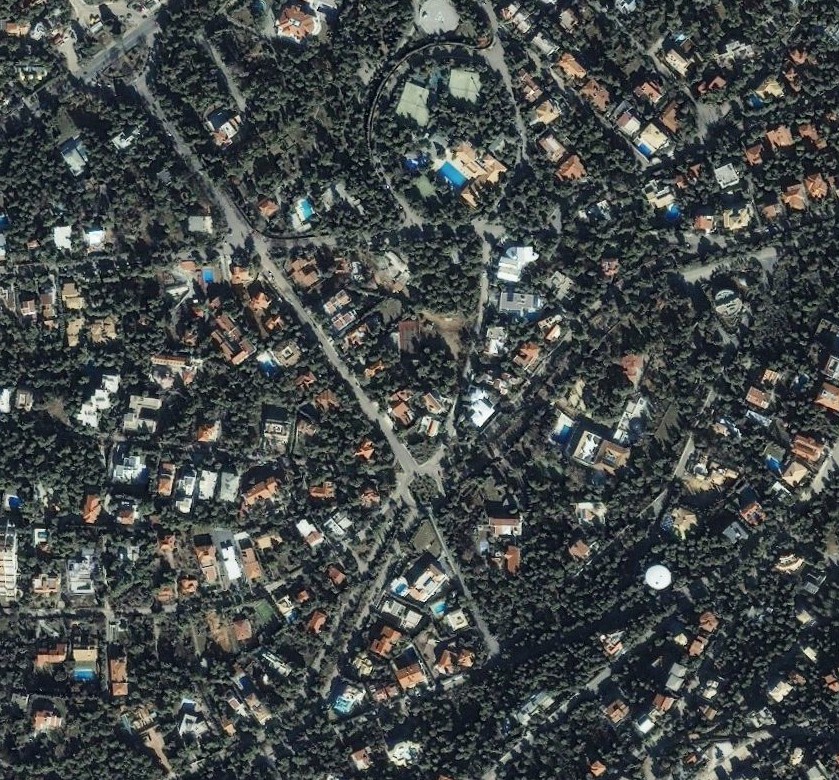
#> input picture HW 3/ekalismall.png, 839 x 780 px
$ jupyter execute Problem4.ipynb
#> lines starting #> are read from the running program, lines starting #| are printed output that depends on the picture; after the words box and inside, x2 and y2 are one past the last pixel; in counts of white or black regions, pixels touching at a corner belong together
## PROBLEM 4


 ###  I created trainMask by using ipad to highlight over regions of training image with pools. I am first going to cut the image into 10x10 blocks and then I am going to determine which blocks have some percent or more mask coloring in them. If they have that percent coloring I am going to say these are pool blocks. I am then going to flatten the blocks, and use PCA to reduce their dimensionality. I am then going to create two gaussians, one for the PCA reduced pool blocks and one for the PCA reduced background blocks. I am now going to use their discriminant functions (similar to problem 1) to determine which block is pool and which block is background

[cell 1]
import numpy as np
import matplotlib.pyplot as plt
import cv2

# Save image in set directory
# I FLIP THE COLORS SINCE OPENCV READS BGR
trainImg = cv2.imread('./ekalismall.png')[:, :, ::-1]
testImg = cv2.imread('./ekalismall2.png')[:, :, ::-1]
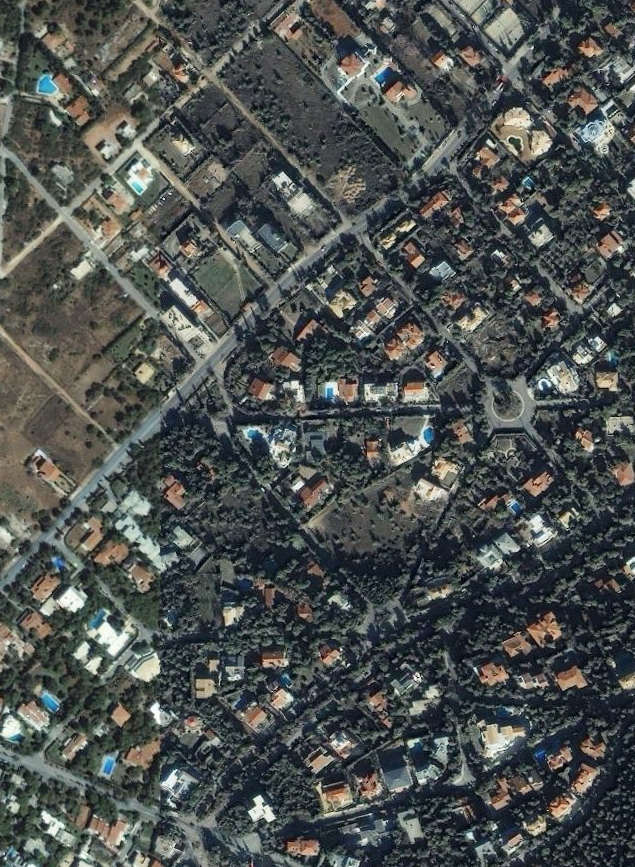
#> input picture HW 3/ekalismall2.png, 635 x 867 px
trainMask = cv2.imread("./mask.JPEG")[:, :, ::-1]
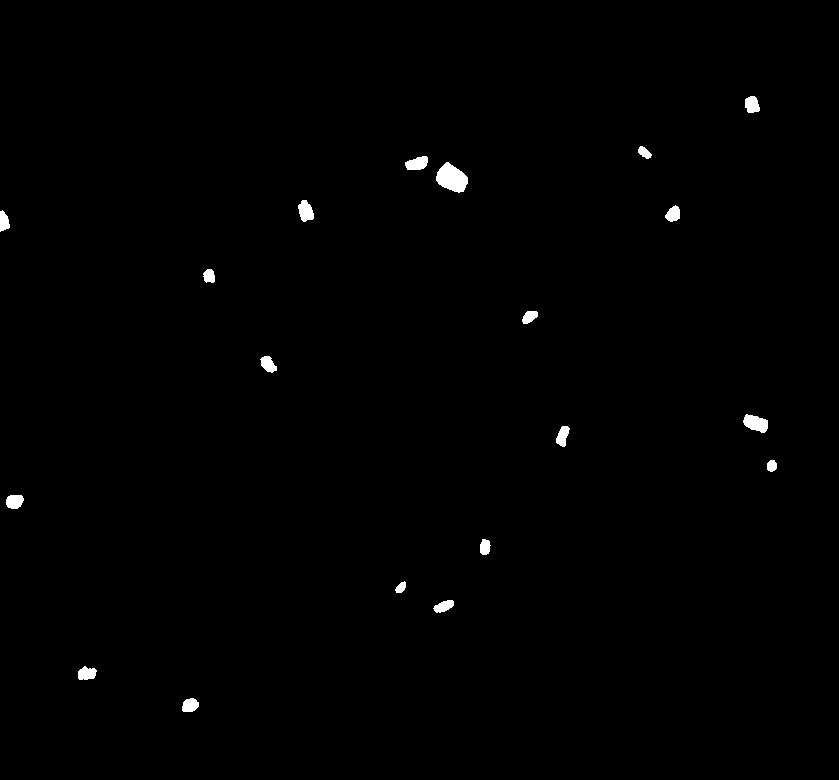
#> input picture HW 3/mask.JPEG, 839 x 780 px
#> trainMask is the input picture: shape (780, 839, 3); min 0, max 255, mean 1.5
trainMask = cv2.resize(trainMask, (trainImg.shape[1], trainImg.shape[0]))
trainMask = trainMask[:,:,0]
#> trainMask: shape (780, 839)
segmented = np.copy(trainImg)
segmented[trainMask == 0] = 0  # Set pixels not in the mask to 0

fig, axs = plt.subplots(1, 3, figsize=(18, 6))
axs[0].imshow(trainImg)
axs[1].imshow(trainMask)
axs[2].imshow(segmented)

[cell 2]
# [20 lines of commented-out code are left out]

I "labeled" image on my ipad by highlihting regions with pools. I am first going to cut the image into 24x24 blocks and then I am going to use determine which blocks have atleast a coloring in them. If they do I am going to use say these are pool blocks.

[cell 3]
from skimage.util.shape import view_as_blocks

block_size = (10, 10, 3)

rows, cols, _ = trainImg.shape
#> rows = 780; cols = 839
trimmed_rows = rows - (rows % block_size[0])
#> trimmed_rows = 780
trimmed_cols = cols - (cols % block_size[1])
#> trimmed_cols = 830
trimmed_trainImg = trainImg[:trimmed_rows, :trimmed_cols, :]
print(trimmed_trainImg.shape, trainImg.shape)
#| (780, 830, 3) (780, 839, 3)
# Split the trimmed trainImg into blocks
blocks = view_as_blocks(trimmed_trainImg, block_size)
print(blocks.shape)
#| (78, 83, 1, 10, 10, 3)


# [9 lines of commented-out code are left out]

plt.show()

[cell 4]
blockMask = trainMask[:trimmed_rows, :trimmed_cols]

import numpy as np
print(blockMask.shape)
#| (780, 830)
H, W = blockMask.shape
#> H = 780; W = 830
block_size = (10, 10)

blockMask = view_as_blocks(blockMask, block_size)
blockMaskSummed = np.sum(blockMask, axis=(2, 3))

fig,axs = plt.subplots(1,2)
axs[0].imshow(trainMask)
axs[1].imshow(blockMaskSummed)

### I said that atleast 48 of the 100 pixels in the block musk be pool (based on mask I drew above) if we are to call the block a pool block

[cell 5]
blockLabels = np.zeros(blockMask.shape[:2])
for i in range(blockMask.shape[0]):
    for j in range(blockMask.shape[1]):
        temp = blockMask[i,j]
        if(np.sum(temp)//255 >= 50):
            blockLabels[i,j]  = 1
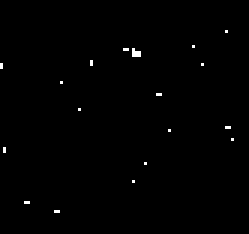
#> blockLabels: shape (78, 83) float64 (shown 3 times larger); values 0 (black) and 1 (white), 0.49% white in thin lines or dots, all inside (x1, y1, x2, y2) = (0, 10, 78, 71)

plt.imshow(blockLabels)

[cell 6]
def decisionWeights(m,c, prior = 1/2): # assumes prior = 1/2 as you are doing this with 2
    cinv = np.linalg.inv(c)
    w1 = -1/2*cinv
    w2 = cinv @ m.reshape(-1,1)
    w3 = -1/2* m @ cinv @ m.reshape(-1,1) +  -1/2 *np.log(np.linalg.det(c)) + np.log(prior)
    return (w1,w2,w3)

def evaluateDecision(x,weightsList): #weightsList is a a list of tuples (w1,w2,w3)
    #returns index of weight set that is greatest
    toMax = np.zeros(len(weightsList))
    for i in range(len(weightsList)):
        temp = weightsList[i]
        toMax[i] = x.reshape(1,-1) @ temp[0] @ x.reshape(-1,1) + temp[1].T @ x.reshape(-1,1)  + temp[2]

    return np.argmax(toMax)


def rgbvalsToMeanAndCov(vals): #takes RGB vals as columns
    mean = np.mean(vals, axis=1)
    cov = 1/vals.shape[1] * ((vals - mean.reshape(-1,1)) @ (vals - mean.reshape(-1,1)).T)
    return mean, cov

def pca(data): #takes input data as columns and expects it to be 0 mean (add mean back later if intended)
    covariance_matrix = np.dot(data,data.T)/(data.shape[1])
    eigvals, eigvecs = np.linalg.eigh(covariance_matrix)
    eigvals = eigvals[::-1]
    eigvecs = eigvecs[:,::-1]

    return (eigvecs,eigvals)

### We now have flattened 10x10x3 blocks in columns and cooresponding labels. I now PCA reduce to 30 dimensions

[cell 7]
flattenedBlocks = blocks.reshape(-1,300).T
flatBlockLabels = np.ravel(blockLabels)
#> flatBlockLabels = 6474 values, max 1 at index 905, min 0 at index 0, mean 0.00494
trainMean = np.mean(flattenedBlocks,axis=1).reshape(-1,1)
#> trainMean = 300 values, max 74.25 at index 16, min 67.24 at index 246, mean 71.4
eigvecs, eigvals =  pca(flattenedBlocks -trainMean)
#> in pca, `covariance_matrix = np.dot(data,data.T)/(data.shape[1])`:
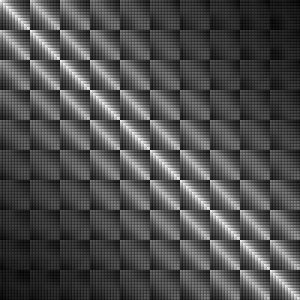
#> covariance_matrix: shape (300, 300) float64; min 339.1, max 2676.5, mean 1054.2; drawn with min black and max white
#> in pca, `eigvals, eigvecs = np.linalg.eigh(covariance_matrix)`:
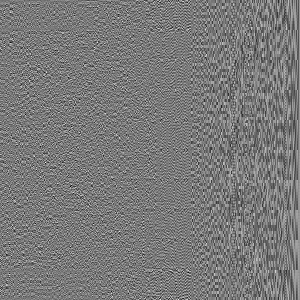
#> eigvecs: shape (300, 300) float64; min -0.24, max 0.262, mean 0.000197; drawn with min black and max white
#> in pca, `eigvals, eigvecs = np.linalg.eigh(covariance_matrix)`: eigvals = 300 values from 0.257 to 321661.7
#> in pca, `eigvals = eigvals[::-1]`: eigvals = 300 values, max 321661.7 at index 0, min 0.257 at index 299, mean 2325.6
#> in pca, `eigvecs = eigvecs[:,::-1]`:
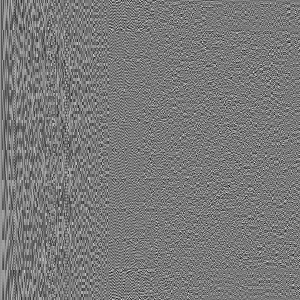
#> eigvecs: shape (300, 300) float64; min -0.24, max 0.262, mean 0.000197; drawn with min black and max white

numPCA = 30
PCAmat = eigvecs.T[:numPCA]
pcaTrain = PCAmat @ (flattenedBlocks - trainMean)
poolPCA = pcaTrain[:,flatBlockLabels == 1]
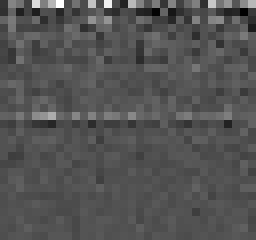
#> poolPCA: shape (30, 32) float64 (shown 8 times larger); min -863.6, max 1790.4, mean 16.4; drawn with min black and max white
backgroundPCA = pcaTrain[:,flatBlockLabels == 0]

[cell 8]
mpool,covpool = rgbvalsToMeanAndCov(poolPCA)
#> in rgbvalsToMeanAndCov, `mean = np.mean(vals, axis=1)`: mean = 30 values, max 428.1 at index 0, min -253.7 at index 1, mean 16.37
#> mpool has the same summary as mean in rgbvalsToMeanAndCov
mBG,covBG = rgbvalsToMeanAndCov(backgroundPCA)
#> in rgbvalsToMeanAndCov (call 2), `mean = np.mean(vals, axis=1)`: mean = 30 values, max 1.26 at index 1, min -2.13 at index 0, mean -0.0813
#> in rgbvalsToMeanAndCov (call 2), `cov = 1/vals.shape[1] * ((vals - mean.reshape(-1,1)) @ (vals - mean.re..`:
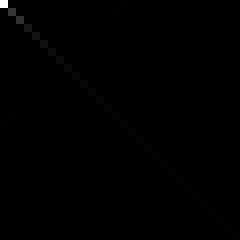
#> cov: shape (30, 30) float64 (shown 8 times larger); min -906.2, max 320564.3, mean 722.9; drawn with min black and max white
#> mBG has the same summary as mean in rgbvalsToMeanAndCov

PoolWeights = decisionWeights(mpool,covpool, prior= 1/20)
#> in decisionWeights, `w2 = cinv @ m.reshape(-1,1)`: w2 = 30 values, max 0.326 at index 25, min -0.423 at index 26, mean 0.0012
#> in decisionWeights, `w3 = -1/2* m @ cinv @ m.reshape(-1,1) +  -1/2 *np.log(np.linalg.det(c)..`: w3 = [-152.6]
BGWeights = decisionWeights(mBG,covBG, prior=19/20)
#> call 2 of decisionWeights, with m = array of shape (30,), prior = 0.95
#> in decisionWeights (call 2), `w1 = -1/2*cinv`:
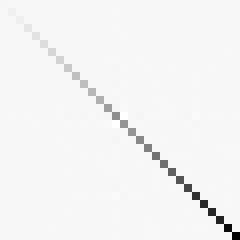
#> w1: shape (30, 30) float64 (shown 8 times larger); min -0.000247, max 7.15e-06, mean -3.46e-06; drawn with min black and max white
#> in decisionWeights (call 2), `w2 = cinv @ m.reshape(-1,1)`: w2 = 30 values, max 0.000178 at index 15, min -0.00033 at index 14, mean -4.4e-06
#> in decisionWeights (call 2), `w3 = -1/2* m @ cinv @ m.reshape(-1,1) +  -1/2 *np.log(np.linalg.det(c)..`: w3 = [-133.8]

[cell 9]
PthenBGweights = [PoolWeights,BGWeights]
output = np.zeros(blocks.shape[:2])
for i in range(blocks.shape[0]):
    for j in range(blocks.shape[1]):
        output[i,j] = evaluateDecision(x= PCAmat@ (blocks[i,j].reshape(300,1)- trainMean),weightsList= PthenBGweights)
#> output: shape (78, 83) float64; values 0 (black) and 1 (white), 99.5% white; black in thin lines or dots, all inside (x1, y1, x2, y2) = (0, 10, 78, 76)

### Training Output

[cell 10]
fig, axs = plt.subplots(1, 3, figsize=(16, 12))

axs[0].imshow(trainImg[:trimmed_rows, :trimmed_cols, :])
axs[0].set_title('Train Image')

axs[1].imshow(output)
axs[1].set_title('Computed Pool Mask')

axs[2].imshow(blockLabels, cmap='nipy_spectral')
axs[2].set_title('Hand Drawn Pool Mask')

plt.show()

### Getting testing output

[cell 11]
block_size = (10, 10, 3)

rows, cols, _ = testImg.shape
trimmed_rows = rows - (rows % block_size[0])
trimmed_cols = cols - (cols % block_size[1])
trimmed_testImg = testImg[:trimmed_rows, :trimmed_cols, :]
print(trimmed_testImg.shape, testImg.shape)
#| (860, 630, 3) (867, 635, 3)
testBlocks = view_as_blocks(trimmed_testImg, block_size)
print(blocks.shape)
#| (78, 83, 1, 10, 10, 3)

flatTestBlocks = blocks.reshape(300,-1)

pcaTestData = PCAmat @ (flatTestBlocks - trainMean)

[cell 12]
outputTest = np.zeros(testBlocks.shape[:2])
for i in range(testBlocks.shape[0]):
    for j in range(testBlocks.shape[1]):
        outputTest[i,j] = evaluateDecision(x= PCAmat@ testBlocks[i,j].reshape(300,1),weightsList= PthenBGweights)
#> outputTest: shape (86, 63) float64; values 0 (black) and 1 (white), 99.9% white; black in thin lines or dots, all inside (x1, y1, x2, y2) = (17, 7, 61, 83)

[cell 13]
import numpy as np
import matplotlib.pyplot as plt

# Upscale the Pool Mask by a factor of 10x
upscale_factor = 10
upscaled_pool_mask = np.kron(outputTest, np.ones((upscale_factor, upscale_factor)))
#> upscaled_pool_mask: shape (860, 630) float64; values 0 (black) and 1 (white), 99.9% white; 8 black regions, largest, box (x1, y1, x2, y2) and area: (380, 70, 390, 80) 100, (170, 420, 180, 430) 100, (600, 540, 610, 550) 100
print(upscaled_pool_mask)
#> (printed output is left out)
# Apply the upscaled mask to the test image
highlighted_image = testImg.copy()[:trimmed_rows, :trimmed_cols, :]  # Create a copy of the test image
highlighted_image[upscaled_pool_mask == 0] = [255, 0, 0]  # Set pixels to red where mask is 1
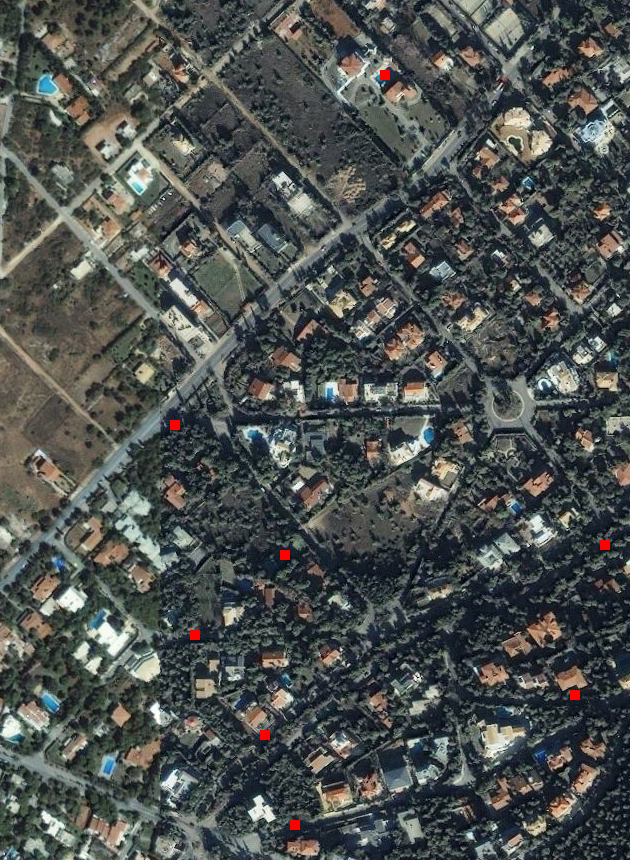
#> highlighted_image: shape (860, 630, 3); mean R, G, B 77.2, 81.4, 79.5

# Create subplots to display the images
fig, axs = plt.subplots(1, 3, figsize=(16, 12))

axs[0].imshow(testImg[:trimmed_rows, :trimmed_cols, :])
axs[0].set_title('Test Image')

axs[1].imshow(upscaled_pool_mask, cmap='gray')
axs[1].set_title('Upscaled Pool Mask')

axs[2].imshow(highlighted_image[:trimmed_rows, :trimmed_cols, :])
axs[2].set_title('Highlighted Image')

plt.show()
